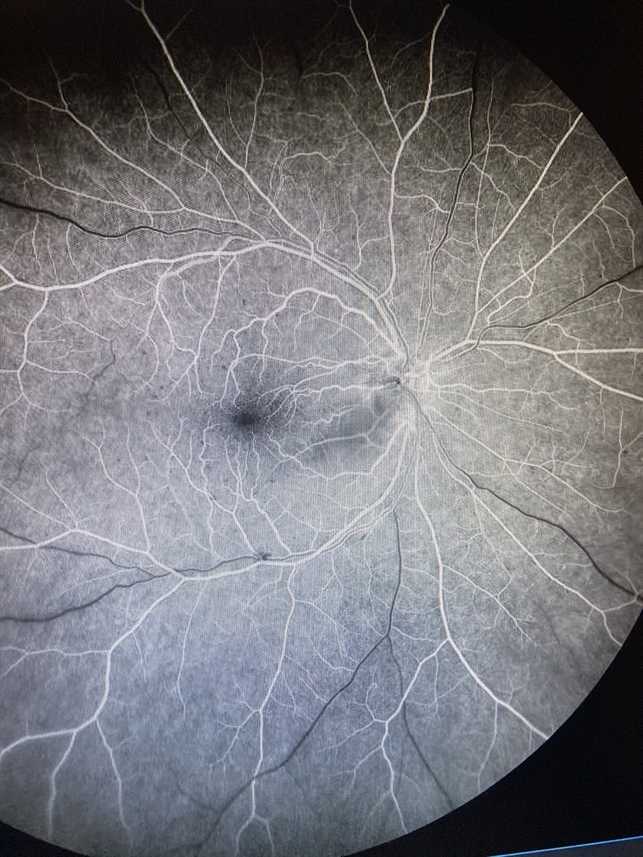
%> input picture code/practices/practice 6/retina.jpg, 643 x 857 px
$ octave task2.m   (GNU Octave 9; MATLAB toolbox functions it lacks are replaced by stand-ins)
%> lines starting %> are read from the running program, lines starting %| are printed output that depends on the picture; in (x1, y1, x2, y2) boxes, pixels count from 0 and x2, y2 are one past the last pixel; in counts of white or black regions, pixels touching at a corner belong together; the program's own positions count from 1
% Load the retinal image
image = imread('retina.jpg');
%> image is the input picture: size 857x643x3 uint8; mean R, G, B 117, 117.1, 121.8

% Convert to grayscale
gray_image = rgb2gray(image);
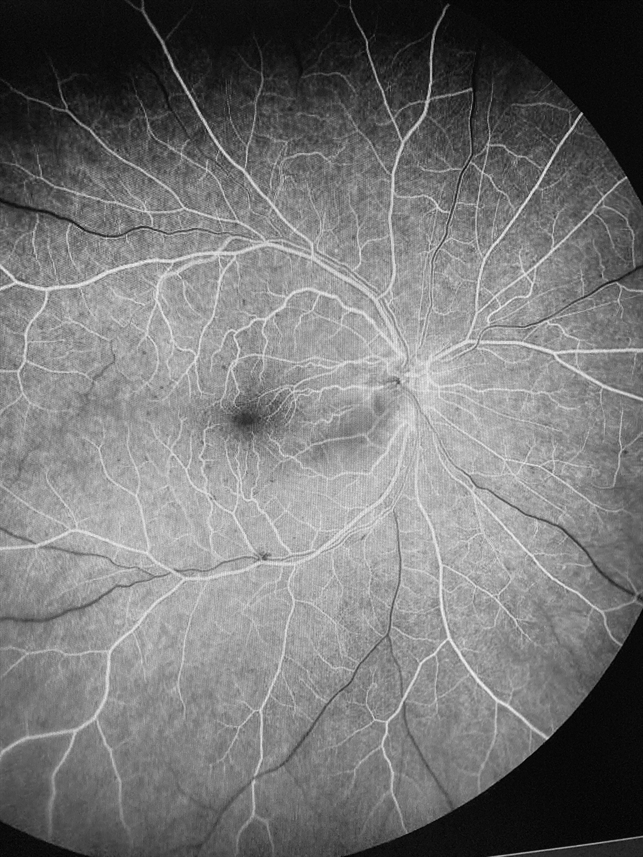
%> gray_image: size 857x643 uint8; min 0, max 245, mean 117.6

% Threshold the grayscale image
binary_image = imbinarize(gray_image, 0.7);
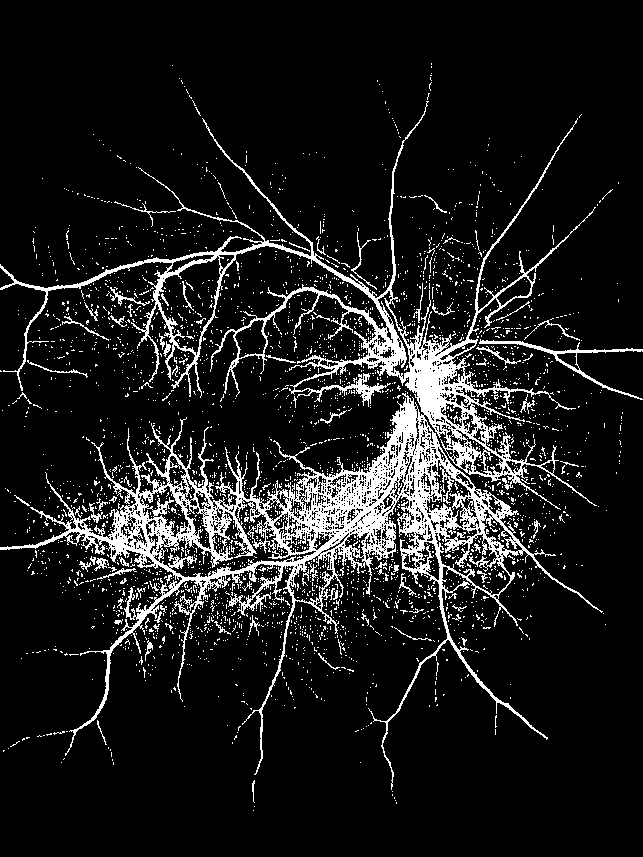
%> binary_image: size 857x643 logical; 10.7% white; 3198 white regions (3116 under 20 px), largest, box (x1, y1, x2, y2) and area: (0, 101, 603, 790) 46284, (479, 339, 643, 400) 804, (110, 287, 150, 306) 146

% Define a structuring element for erosion (you can adjust the size)
se_ractangle = strel('rectangle',[1 3]);
se_square = strel('square', 2);


% Erode the binary image
eroded_image_rectangle = imerode(binary_image, se_ractangle);
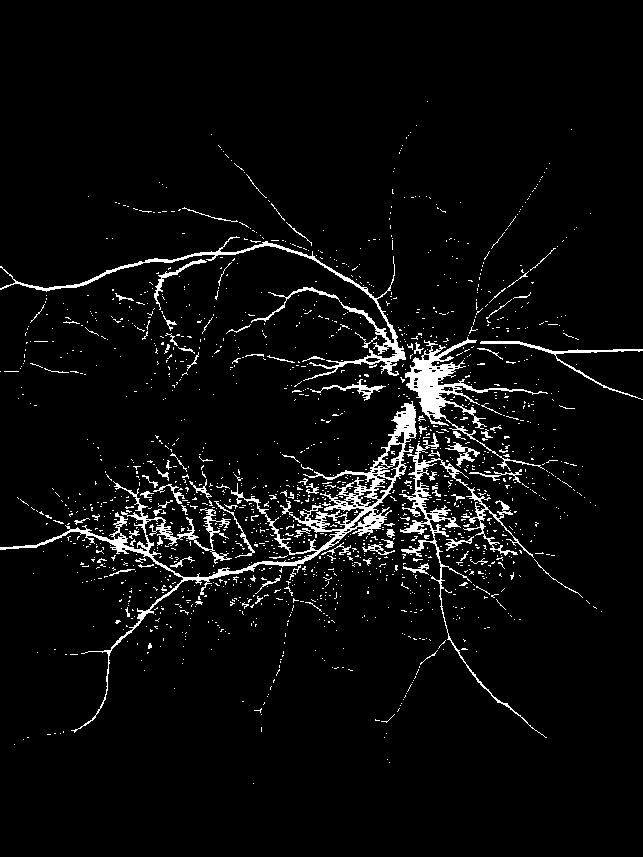
%> eroded_image_rectangle: size 857x643 logical; 4.7% white; 1640 white regions (1546 under 20 px), largest, box (x1, y1, x2, y2) and area: (0, 401, 417, 733) 7166, (405, 337, 548, 471) 2804, (0, 236, 406, 381) 2787
eroded_image_square = imerode(binary_image, se_square);
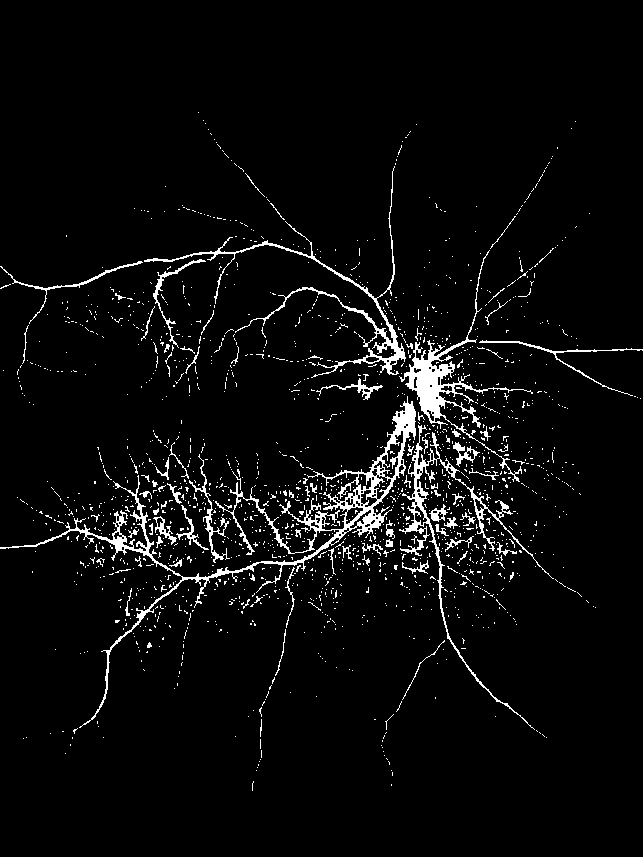
%> eroded_image_square: size 857x643 logical; 4.4% white in thin lines or dots, all inside (x1, y1, x2, y2) = (0, 112, 643, 791)


subplot(1,3,1);
imshow(image);
title('Input Image');

% Display the eroded binary image
subplot(1,3,2);
imshow(eroded_image_rectangle);
title('Extracted Retina Vassel(Erode with SE of Rectangle)');


subplot(1,3,3);
imshow(eroded_image_square);
title('Extracted Retina Vassel(Erode with SE of Square)');
